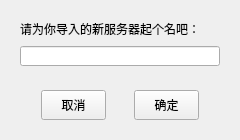
<?xml version="1.0" encoding="UTF-8"?>
<ui version="4.0">
 <class>import_server_dialog</class>
 <widget class="QWidget" name="import_server_dialog">
  <property name="geometry">
   <rect>
    <x>0</x>
    <y>0</y>
    <width>240</width>
    <height>140</height>
   </rect>
  </property>
  <property name="minimumSize">
   <size>
    <width>240</width>
    <height>120</height>
   </size>
  </property>
  <property name="maximumSize">
   <size>
    <width>240</width>
    <height>140</height>
   </size>
  </property>
  <property name="windowTitle">
   <string>导入服务器</string>
  </property>
  <property name="locale">
   <locale language="Chinese" country="China"/>
  </property>
  <layout class="QGridLayout" name="gridLayout">
   <item row="2" column="0">
    <spacer name="verticalSpacer">
     <property name="orientation">
      <enum>Qt::Vertical</enum>
     </property>
     <property name="sizeHint" stdset="0">
      <size>
       <width>20</width>
       <height>40</height>
      </size>
     </property>
    </spacer>
   </item>
   <item row="5" column="0">
    <widget class="QWidget" name="widget" native="true">
     <layout class="QGridLayout" name="gridLayout_2">
      <item row="0" column="1">
       <widget class="QPushButton" name="pushButton_cancel">
        <property name="minimumSize">
         <size>
          <width>65</width>
          <height>30</height>
         </size>
        </property>
        <property name="maximumSize">
         <size>
          <width>65</width>
          <height>30</height>
         </size>
        </property>
        <property name="text">
         <string>取消</string>
        </property>
       </widget>
      </item>
      <item row="0" column="4">
       <spacer name="horizontalSpacer_2">
        <property name="orientation">
         <enum>Qt::Horizontal</enum>
        </property>
        <property name="sizeHint" stdset="0">
         <size>
          <width>40</width>
          <height>20</height>
         </size>
        </property>
       </spacer>
      </item>
      <item row="0" column="0">
       <spacer name="horizontalSpacer">
        <property name="orientation">
         <enum>Qt::Horizontal</enum>
        </property>
        <property name="sizeHint" stdset="0">
         <size>
          <width>40</width>
          <height>20</height>
         </size>
        </property>
       </spacer>
      </item>
      <item row="0" column="3">
       <widget class="QPushButton" name="pushButton_comfirm">
        <property name="minimumSize">
         <size>
          <width>65</width>
          <height>30</height>
         </size>
        </property>
        <property name="sizeIncrement">
         <size>
          <width>65</width>
          <height>30</height>
         </size>
        </property>
        <property name="text">
         <string>确定</string>
        </property>
       </widget>
      </item>
      <item row="0" column="2">
       <spacer name="horizontalSpacer_3">
        <property name="orientation">
         <enum>Qt::Horizontal</enum>
        </property>
        <property name="sizeHint" stdset="0">
         <size>
          <width>40</width>
          <height>20</height>
         </size>
        </property>
       </spacer>
      </item>
     </layout>
    </widget>
   </item>
   <item row="3" column="0">
    <widget class="QWidget" name="widget_2" native="true">
     <layout class="QGridLayout" name="gridLayout_3">
      <item row="0" column="0">
       <widget class="QLabel" name="label">
        <property name="text">
         <string>请为你导入的新服务器起个名吧：</string>
        </property>
       </widget>
      </item>
      <item row="2" column="0">
       <widget class="QLineEdit" name="input_server_name">
        <property name="minimumSize">
         <size>
          <width>0</width>
          <height>20</height>
         </size>
        </property>
       </widget>
      </item>
      <item row="1" column="0">
       <spacer name="verticalSpacer_3">
        <property name="orientation">
         <enum>Qt::Vertical</enum>
        </property>
        <property name="sizeHint" stdset="0">
         <size>
          <width>20</width>
          <height>40</height>
         </size>
        </property>
       </spacer>
      </item>
     </layout>
    </widget>
   </item>
   <item row="4" column="0">
    <spacer name="verticalSpacer_2">
     <property name="orientation">
      <enum>Qt::Vertical</enum>
     </property>
     <property name="sizeHint" stdset="0">
      <size>
       <width>20</width>
       <height>40</height>
      </size>
     </property>
    </spacer>
   </item>
  </layout>
 </widget>
 <resources/>
 <connections/>
</ui>
